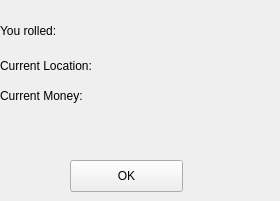
     <widget class="QWidget" name="page_13l">
      <widget class="QLabel" name="label_l2_4">
       <property name="geometry">
        <rect>
         <x>120</x>
         <y>50</y>
         <width>151</width>
         <height>31</height>
        </rect>
       </property>
       <property name="text">
        <string/>
       </property>
      </widget>
      <widget class="QLabel" name="label_l3_4">
       <property name="geometry">
        <rect>
         <x>100</x>
         <y>80</y>
         <width>131</width>
         <height>31</height>
        </rect>
       </property>
       <property name="text">
        <string/>
       </property>
      </widget>
      <widget class="QPushButton" name="pushButton_l5">
       <property name="geometry">
        <rect>
         <x>70</x>
         <y>160</y>
         <width>113</width>
         <height>32</height>
        </rect>
       </property>
       <property name="text">
        <string>OK</string>
       </property>
      </widget>
      <widget class="QLabel" name="label_l1_4">
       <property name="geometry">
        <rect>
         <x>100</x>
         <y>10</y>
         <width>61</width>
         <height>31</height>
        </rect>
       </property>
       <property name="text">
        <string/>
       </property>
      </widget>
      <widget class="QLabel" name="label_91">
       <property name="geometry">
        <rect>
         <x>0</x>
         <y>50</y>
         <width>111</width>
         <height>31</height>
        </rect>
       </property>
       <property name="text">
        <string>Current Location:</string>
       </property>
      </widget>
      <widget class="QLabel" name="label_92">
       <property name="geometry">
        <rect>
         <x>0</x>
         <y>80</y>
         <width>111</width>
         <height>31</height>
        </rect>
       </property>
       <property name="text">
        <string>Current Money:</string>
       </property>
      </widget>
      <widget class="QLabel" name="label_93">
       <property name="geometry">
        <rect>
         <x>0</x>
         <y>10</y>
         <width>81</width>
         <height>41</height>
        </rect>
       </property>
       <property name="text">
        <string>You rolled:</string>
       </property>
      </widget>
     </widget>
